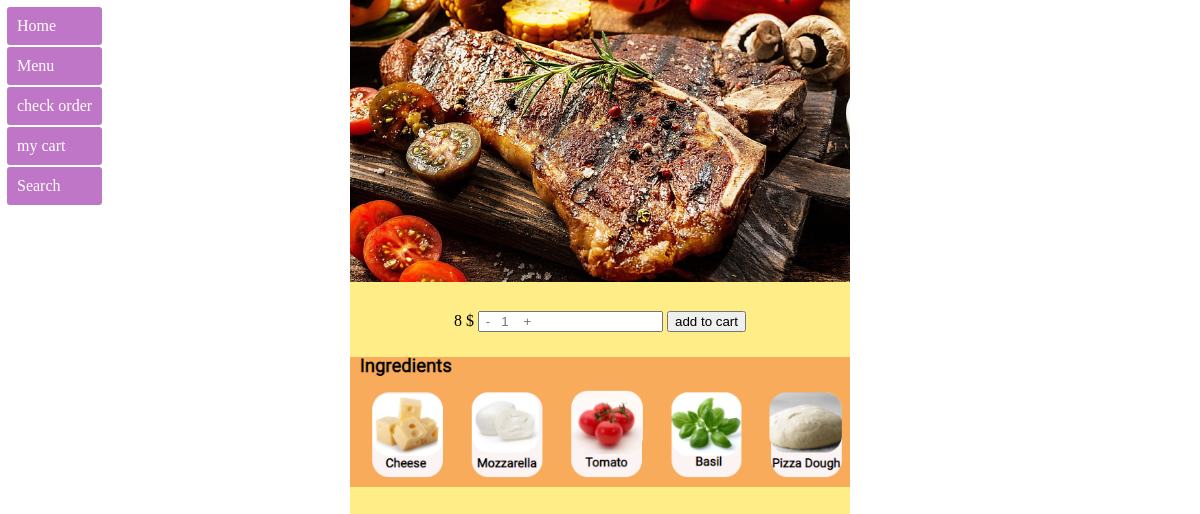
/infoitemorder.php?item=10, run on the app's committed database.
### tables this page shows
CREATE TABLE `items` (
  `id_item` int(11) NOT NULL,
  `item_name` varchar(100) NOT NULL,
  `price` float NOT NULL,
  `image` varchar(50) NOT NULL,
  `size` varchar(25) NOT NULL,
  `gr` int(11) NOT NULL,
  `kcal` int(11) NOT NULL,
  `time_cook` varchar(10) NOT NULL,
  `id_cate_fk` int(11) NOT NULL
);

### infoitemorder.php (the view, shortened to what this page needs)
<?php
include("config/config.php");
if (isset($_GET['item'])) {
  $itm = $_GET['item'];
  $sql = "SELECT * FROM category inner join items on id_cate = id_cate_fk where id_item = $itm";
  $item = $conn->query($sql);
  $item = $item->fetch_assoc();
} else {
  header("Location: customermenu.php");
}
include("config/headcustomer.php");
?>
<div class="mainorder">
  <?php
  if (sizeof($item) > 0) {
    $value = (isset($_SESSION['cart'][$_SESSION['table']][$item['id_item']])) ? $_SESSION['cart'][$_SESSION['table']][$item['id_item']] : null;
    echo '<img src="./assets/image/' . $item['image'] . '" class="main">
      <form method="post" action="">
      <span class="five"> ' . $item['price'] . ' $</span>
      <input type="number" value="' . $value . '" name="number" min="1" required placeholder=" -   1    + ">
      <button>add to cart</button>
      </form>
      <img src="./assets/image/pizzaing.png" class="ingredient">';
  }
  ?>
</div>
</body>
</html>

### assets/css/style.css (style rules this page uses)
body { margin: 0px; padding: 0px; }
img.main { max-height: 375px; }
img { width: 100%; }
.mainorder { position: absolute; top: 0px; text-align: center; }
.mainorder form { margin: 25px 10px; }

### data on the page
items: image (picture), price "8"
